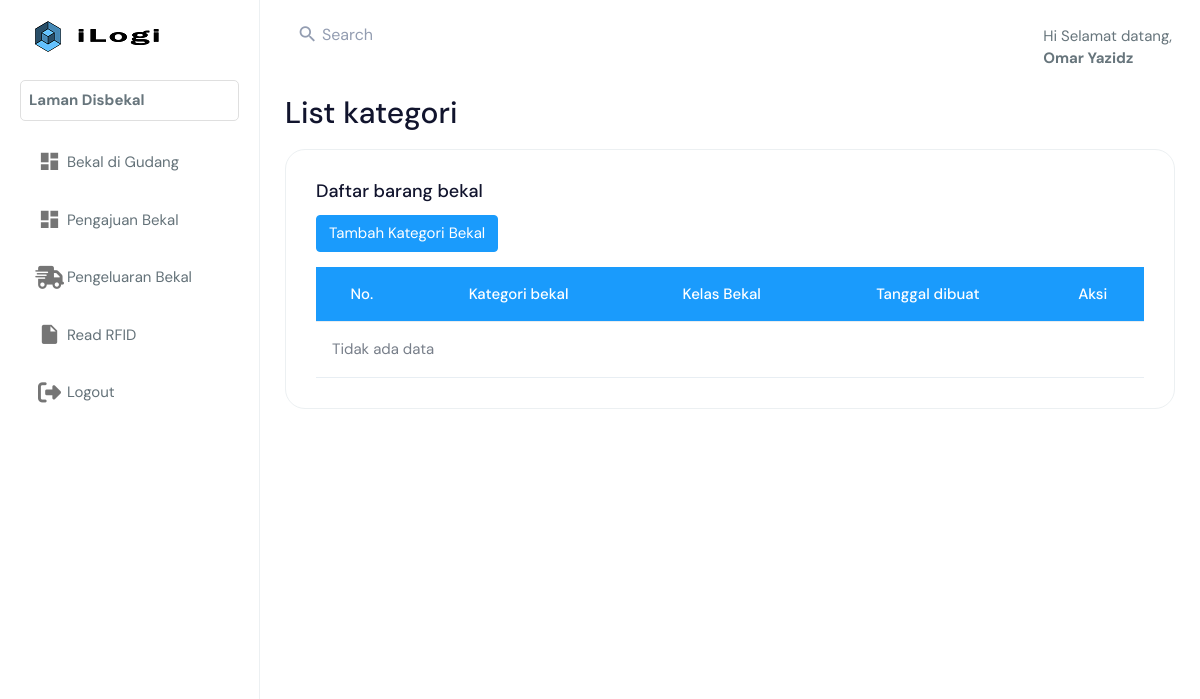
/index.php?page=disbekal/kategori_bekal/databekal.php (signed in), run on an earlier commit of the app's database.
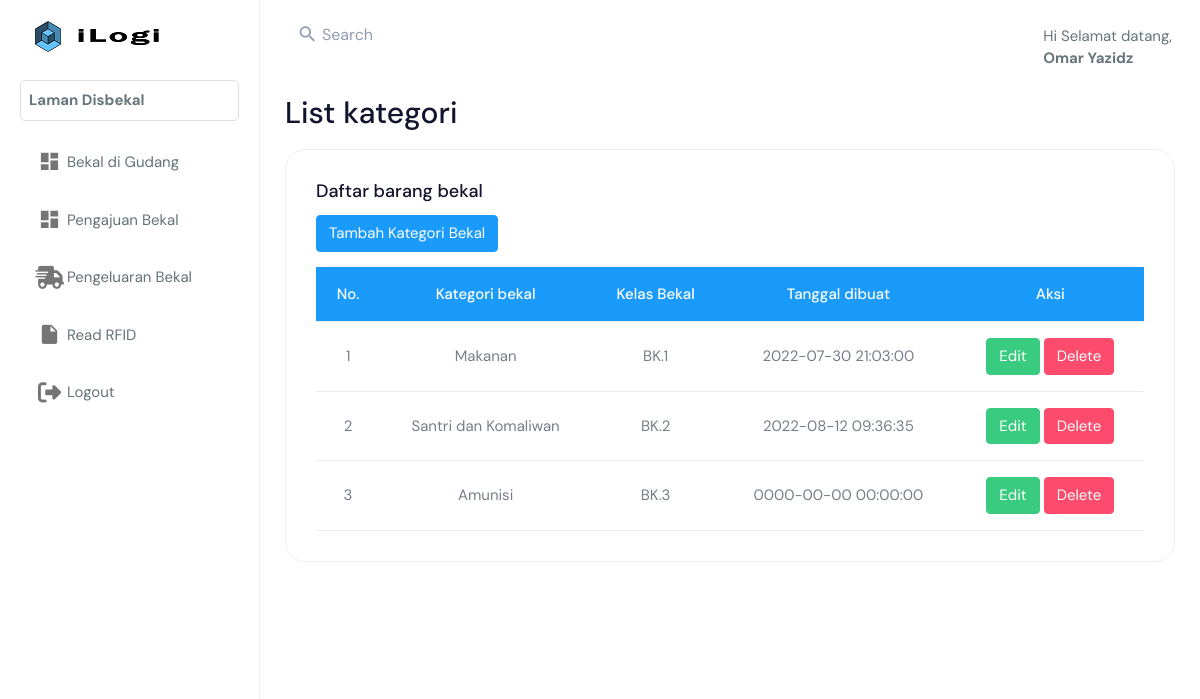
And on a later commit of the database.
### tables this page shows
CREATE TABLE `kategori_bekal` (
  `id_kelas` int(11) NOT NULL,
  `nama_kategori_bekal` varchar(255) NOT NULL,
  `kelas_bekal` varchar(255) NOT NULL,
  `created_at` datetime NOT NULL DEFAULT current_timestamp(),
  `updated_at` datetime NOT NULL DEFAULT current_timestamp()
);

### disbekal/kategori_bekal/databekal.php (the view, shortened to what this page needs)
<body>
    <div class="page-wrapper">
        <div class="container-fluid">
            <div class="row">
                <div class="col-12">
                    <h1 text-align="center" style="margin:2% 0% 2% 0%;">List kategori</h1>
                    <div class="card">
                        <div class="card-body">
                            <div class="table-responsive">
                                <h4>Daftar barang bekal</h4>
                                <a href="<?php echo BASE_URL."index.php?page=disbekal/kategori_bekal/tambah_kategori_bekal.php" ?>" class="btn btn-info" style="margin:5px 0px 15px 0px;color:white;">Tambah Kategori Bekal</a>
                                <table class="table mb-0 table-hover align-middle text-nowrap">
                                    <thead style="background-color:#1a9bfc;">
                                        <tr>
                                            <th style="color:white; text-align:center;">No.</th>
                                            <th style="color:white; text-align:center;">Kategori bekal</th>
                                            <th style="color:white; text-align:center;">Kelas Bekal</th>
                                            <th style="color:white; text-align:center;">Tanggal dibuat</th>
                                            <th style="color:white; text-align:center;">Aksi</th>
                                        </tr>
                                    </thead>
                                    <tbody>
                                        <?php
                                            include 'database.php';
                                            $no = 1;
                                            $sql = mysqli_query($koneksi,"SELECT * FROM kategori_bekal ORDER BY kelas_bekal ASC");
                                            if (mysqli_num_rows($sql) > 0 ) {
                                            while ($row = mysqli_fetch_array($sql)){
                                        ?>
                                            <tr>
                                            <td style="text-align:center"><?php echo $no++ ?></td>
                                            <td style="text-align:center"><?php echo $row['nama_kategori_bekal']?></td>
                                            <td style="text-align:center"><?php echo $row['kelas_bekal']?></td>
                                            <td style="text-align:center"><?php echo $row['created_at']?></td>
                                            <td style="text-align:center"><a class="btn btn-success" href="index.php?page=updatebekal.php&id=<?php echo $row['id_kategori'] ?>">Edit</a>
                                            <a class="btn btn-danger" onclick="return confirm('Ingin Hapus?')" href="proseshapus.php?id_bekal=<?php echo $row['id_kategori'] ?>">Delete</a>
                                            </td>
                                            </tr>
                                        <?php }
                                        }else { ?>
                                            <tr>
                                                <td colspan="9">Tidak ada data</td>
                                            </tr>
                                        <?php } ?>
                                    </tbody>
                                </table>
                            </div>
                        </div>
                    </div>
                </div>
            </div>
        </div>
    </div>
</body>
</html>

What changed in the data, as far as the page shows it:
added kategori_bekal: nama_kategori_bekal "Makanan", kelas_bekal "BK.1", created_at "2022-07-30 21:03:00"
added kategori_bekal: nama_kategori_bekal "Santri dan Komaliwan", kelas_bekal "BK.2", created_at "2022-08-12 09:36:35"
added kategori_bekal: nama_kategori_bekal "Amunisi", kelas_bekal "BK.3", created_at "0000-00-00 00:00:00"
Also different on the page:
text no longer shown: "Tidak ada data"
